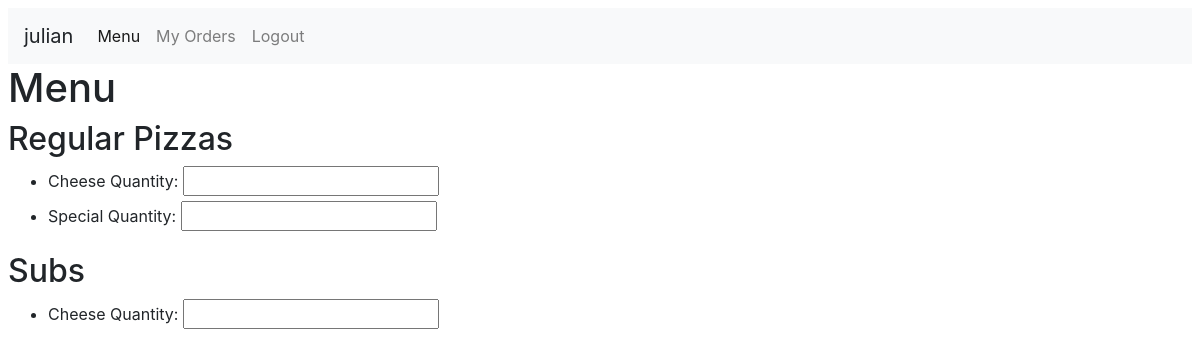
The app's page /menu/ (signed in), older data.
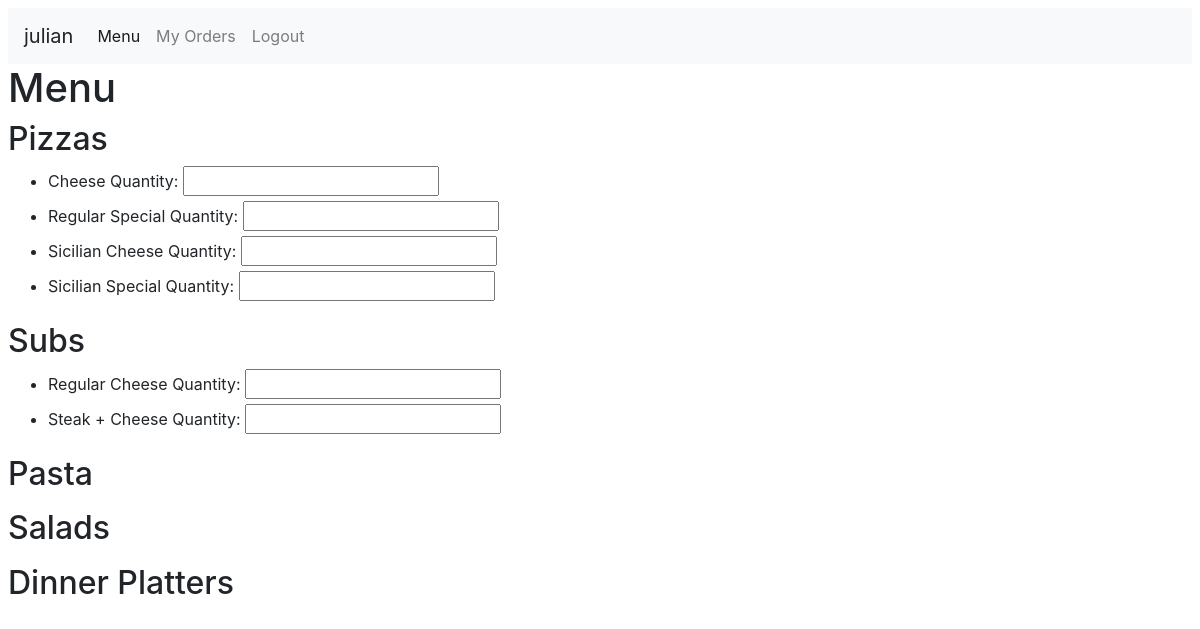
The same page, newer data.
### orders/models.py (models this page shows)
class Category(models.Model):
    category = models.CharField(max_length=64)
    def __str__(self):
        return f"{self.category}"

class Item(models.Model):
    category = models.ForeignKey(Category, on_delete=models.CASCADE)
    item = models.CharField(max_length=64)
    small_price = models.FloatField(max_length=10, blank=True, null=True)
    large_price = models.FloatField(max_length=10, blank=True, null=True)
    set_price = models.FloatField(max_length=10, blank=True, null=True)
    def __str__(self):
        return f"{self.item}"

### orders/views.py (the view)
# urls.py: path("", views.index, name="index")
def index(request):
    if not request.user.is_authenticated:
        return render(request, "users/login.html", {"message": None})
    context = {
        "user": request.user,
        "Category": Category.objects.all(),
        "Item": Item.objects.all()
    }
    return render(request, "orders/index.html", context)

### orders/templates/orders/index.html
{% extends "orders/base.html" %}
{% block body %}
  <h1>Menu</h1>
    {% for category in Category %}
      <h2>  {{ category }} </h2>
      <ul>
        {% for item in Item %}
          {% if item.category == category %}
            <li>
              {{ item }}
              <label for="quantity">Quantity:</label>
              <input type="number" id="{{item}}" min="0">
            </li>
          {% endif %}
        {% endfor %}
      </ul>
    {% endfor %}
{% endblock %}

Row changes from the older to the newer data that the page shows:
changed Category: category "Regular Pizzas" → "Pizzas"
changed Item: item "Special" → "Regular Special"
added Item: item "Sicilian Cheese", shown under Category "Pizzas"
added Item: item "Sicilian Special", shown under Category "Pizzas"
changed Item: item "Cheese" → "Regular Cheese"
added Item: item "Steak + Cheese", shown under Category "Subs"
added Category: category "Pasta"
added Category: category "Salads"
added Category: category "Dinner Platters"
